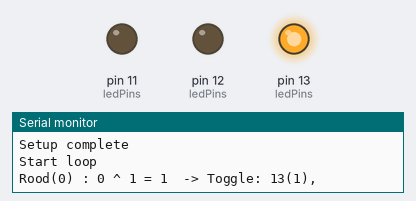
The sketch below on a simulated Arduino Uno, built with avr-gcc and run on an emulated ATmega328P. Parts: output pins drawn as LEDs (lit = HIGH), the last lines printed to the serial monitor.

Above: at 1.0 s.
At 5.0 s:
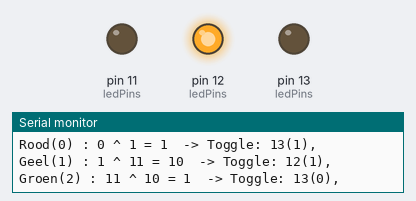
At 7.0 s:
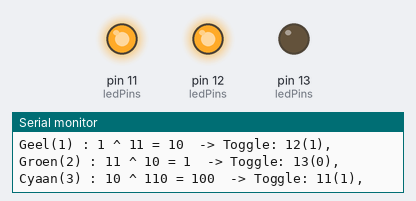
At 9.0 s:
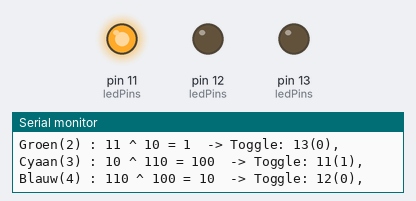
At 13.0 s:
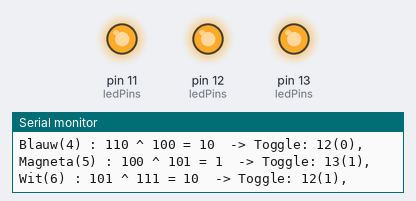
At 17.0 s:
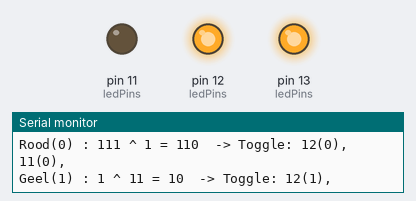
Timing chart, 0 to 18.2 s (numbered marks = the images above):
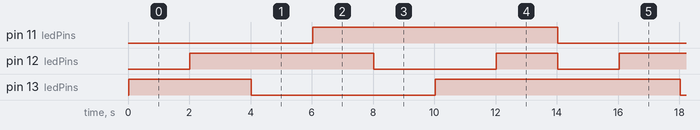

The sketch:

01.02-blinky-rgb.ino
```cpp
/*
 * Programma met de 3 kleuren led
 * Aangesloten op 13, 12 en 11
 * door: evdb
*/
#define DEBUG

#define RED_LED 13
#define GREEN_LED 12
#define BLUE_LED 11

#define DELAY 2000

void setup(void);
void loop(void);

const unsigned char ledPins[] = {RED_LED, GREEN_LED, BLUE_LED};
const unsigned char sequence[] = {0x1, 0x3, 0x2, 0x6, 0x4, 0x5, 0x7};
//const unsigned char sequence[] = {0x1, 0x1, 0x2, 0x2, 0x4, 0x4, 0x0};

unsigned char currentState;

#ifdef DEBUG
const char* colors[] = {"Rood", "Geel", "Groen", "Cyaan", "Blauw", "Magneta", "Wit"};
//const char* colors[] = {"Rood", "Rood", "Groen", "Groen", "Blauw", "Blauw", "Uit"};
#endif

void setup() {
	#ifdef DEBUG
	// Setup Serial
	Serial.begin(9600);
	while (!Serial);
	Serial.println("01.02-blinky-rgb");
	#endif

	for (unsigned char i = 0; i < 3; i++)
		pinMode(ledPins[i], OUTPUT);

	currentState = 0x0;

	#ifdef DEBUG
	Serial.println("Setup complete");
	#endif
}

void loop() {
	#ifdef DEBUG
	Serial.println("Start loop");
	#endif
	for (unsigned char i = 0; i < 7; ++i)
	{
		#ifdef DEBUG
		Serial.print(colors[i]);
		Serial.print("(");
		Serial.print(i, DEC);
		Serial.print(") : ");
		Serial.print(currentState, BIN);
		Serial.print(" ^ ");
		Serial.print(sequence[i], BIN);
		Serial.print(" = ");
		Serial.print(currentState ^ sequence[i], BIN);
		Serial.print("\t-> Toggle: ");
		#endif

		// Toggle the lights that need to be turned on/off,
		// this is a xor between the current and wanted state
		for (unsigned char j = 0; j < 3; j++)
		{

			if((currentState ^ sequence[i]) >> j & 0x1)
			{
				#ifdef DEBUG
				Serial.print(ledPins[j]);
				Serial.print("(");
				Serial.print(!digitalRead(ledPins[j]));
				Serial.print("), ");
				#endif
				digitalWrite(ledPins[j], !(currentState >> j & 0x1));
			}
		}
		#ifdef DEBUG
		Serial.println("");
		#endif
		currentState = sequence[i];
		delay(DELAY);
	}

	#ifdef DEBUG
	Serial.println("End loop");
	#endif
}
```

Measured:
- by itself, pin 11 (ledPins): alternates HIGH for 8.0 s and LOW for 6.0 s
- by itself, pin 12 (ledPins): repeats every 14.0 s: LOW 4.0 s, HIGH 2.0 s, LOW 2.0 s, HIGH 6.0 s
- by itself, pin 13 (ledPins): repeats every 14.0 s: LOW 6.0 s, HIGH 8.0 s
